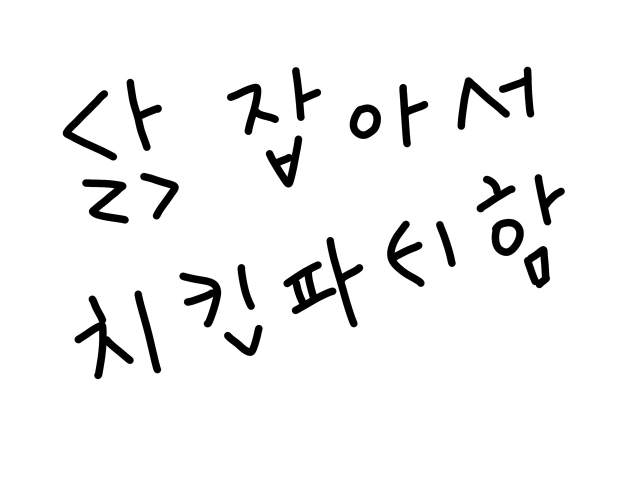
#> input picture 온라인끝장개발대회/sample.jpg, 1280 x 960 px (shown at 1/2 size)
$ jupyter execute image_search.ipynb
#> lines starting #> are read from the running program, lines starting #| are printed output that depends on the picture; after the words box and inside, x2 and y2 are one past the last pixel; in counts of white or black regions, pixels touching at a corner belong together
[cell 1]
import cv2
import numpy as np
import matplotlib.pyplot as plt

### opencv를 이용한 이미지 인식

[cell 2]
# 이미지 불러오기
image = cv2.imread('sample.jpg')
#> image is the input picture: shape (960, 1280, 3); min 0, max 255, mean 241.6

# 이미지 사이즈 조절
image_height, image_width = image.shape[:2]
#> image_height = 960; image_width = 1280

resize_height = int(0.5*image_height)
#> resize_height = 480
resize_width = int(0.3*image_width)
#> resize_width = 384

image = cv2.resize(image, (resize_height, resize_width), interpolation = cv2.INTER_CUBIC)
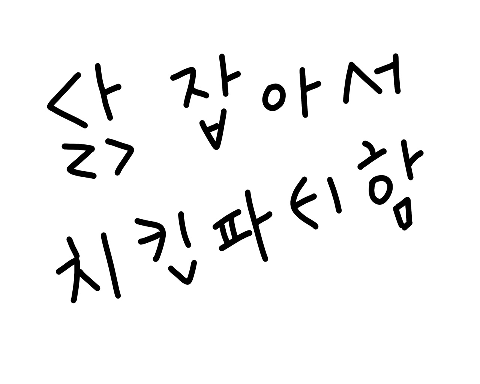
#> image: shape (384, 480, 3); min 0, max 255, mean 241.6

image_cpy = image.copy()

[cell 3]
# 그레이 스케일 이미지 생성 후 thresh 생성
gray = cv2.cvtColor(image, cv2.COLOR_BGR2GRAY)
blur = cv2.medianBlur(gray, 7)
# blur = cv2.bilateralFilter(blur, 9, 35, 35)

thresh = cv2.threshold(blur, 0, 255, cv2.THRESH_BINARY_INV + cv2.THRESH_OTSU)[1]
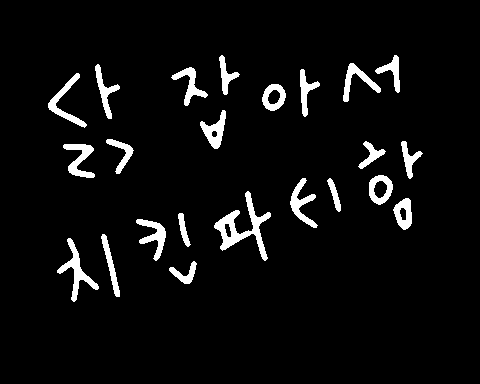
#> thresh: shape (384, 480); 5.1% white; 23 white regions, largest, box (x1, y1, x2, y2) and area: (214, 191, 271, 261) 1115, (57, 238, 99, 302) 638, (48, 73, 87, 128) 496
kernel = cv2.getStructuringElement(cv2.MORPH_RECT, (1,2))
opening = cv2.morphologyEx(thresh, cv2.MORPH_OPEN, kernel, iterations=2)
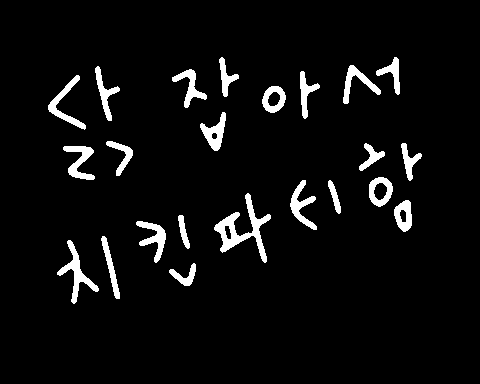
#> opening: shape (384, 480); 5.1% white; 23 white regions, largest, box (x1, y1, x2, y2) and area: (214, 193, 271, 263) 1113, (57, 240, 99, 304) 638, (63, 146, 95, 180) 495
dilate_kernel = cv2.getStructuringElement(cv2.MORPH_RECT, (10,10))
dilate = cv2.dilate(opening, dilate_kernel, iterations=2)
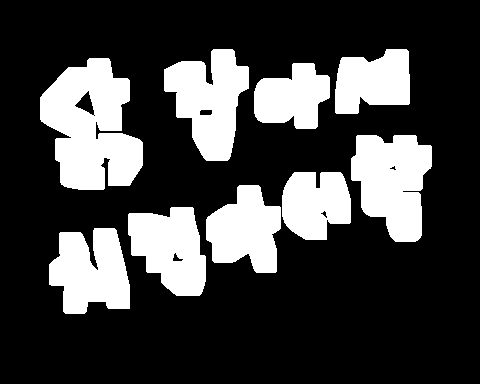
#> dilate: shape (384, 480); 25.5% white; 9 white regions

cnts = cv2.findContours(dilate, cv2.RETR_EXTERNAL, cv2.CHAIN_APPROX_SIMPLE)
#> cnts = 9 contours; largest, box (x1, y1, x2, y2) and area: (40, 58, 143, 190) 9084, (351, 135, 432, 242) 6056, (164, 49, 249, 161) 5674, (49, 228, 130, 314) 4949, (128, 207, 206, 296) 4828
cnts = cnts[0] if len(cnts) == 2 else cnts[1]
for c in cnts:
    x,y,w,h = cv2.boundingRect(c)
    cv2.rectangle(image, (x, y), (x + w, y + h), (36,255,12), 1)
#> this loop made 9 passes
#> (x, y, w, h) on passes 1 to 9: (49, 228, 81, 86), (128, 207, 78, 89), (206, 185, 75, 88), (282, 172, 69, 68), (351, 135, 81, 107), (254, 63, 76, 66), (40, 58, 103, 132), (335, 49, 75, 65), (164, 49, 85, 112)
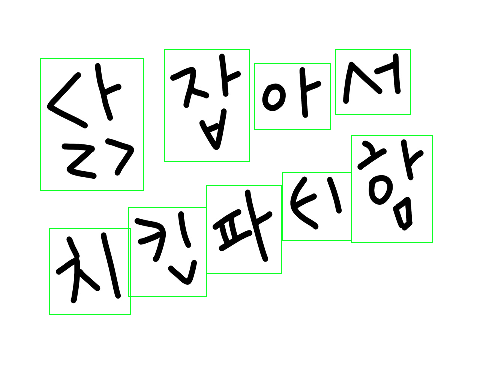
#> image: shape (384, 480, 3); 1.59% of pixels changed, all inside (x1, y1, x2, y2) = (40, 49, 433, 315)

# cv2.imshow('thresh', thresh)
# cv2.imshow('opening', opening)
# cv2.imshow('dilate', dilate)
cv2.imshow('image', image)
cv2.imshow('image_copy', image_cpy)
cv2.waitKey()
cv2.destroyAllWindows()

[cell 4]
# bounding box 내부의 이미지를 각각 jpg 파일로 저장

i = 0
for c in cnts:
    i += 1
    x,y,w,h = cv2.boundingRect(c)
    crop_image = image_cpy[y:y+h, x:x+w]
    cv2.imshow('crop', crop_image)
    cv2.imwrite("crop/crop_{}.jpg".format(i), crop_image)

    cv2.waitKey()
    cv2.destroyAllWindows()
#> this loop made 9 passes
#> pass 1, `crop_image = image_cpy[y:y+h, x:x+w]`:
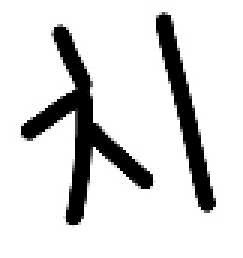
#> crop_image: shape (86, 81, 3) (shown 3 times larger); min 0, max 255, mean 217.2
#> pass 2, `crop_image = image_cpy[y:y+h, x:x+w]`:
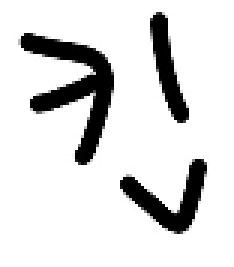
#> crop_image: shape (89, 78, 3) (shown 3 times larger); min 0, max 255, mean 219.3
#> pass 3, `crop_image = image_cpy[y:y+h, x:x+w]`:
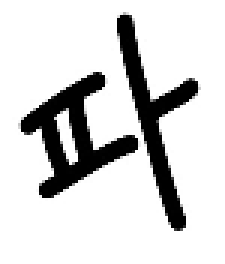
#> crop_image: shape (88, 75, 3) (shown 3 times larger); min 0, max 255, mean 212.1
#> after the loop, i = 9
